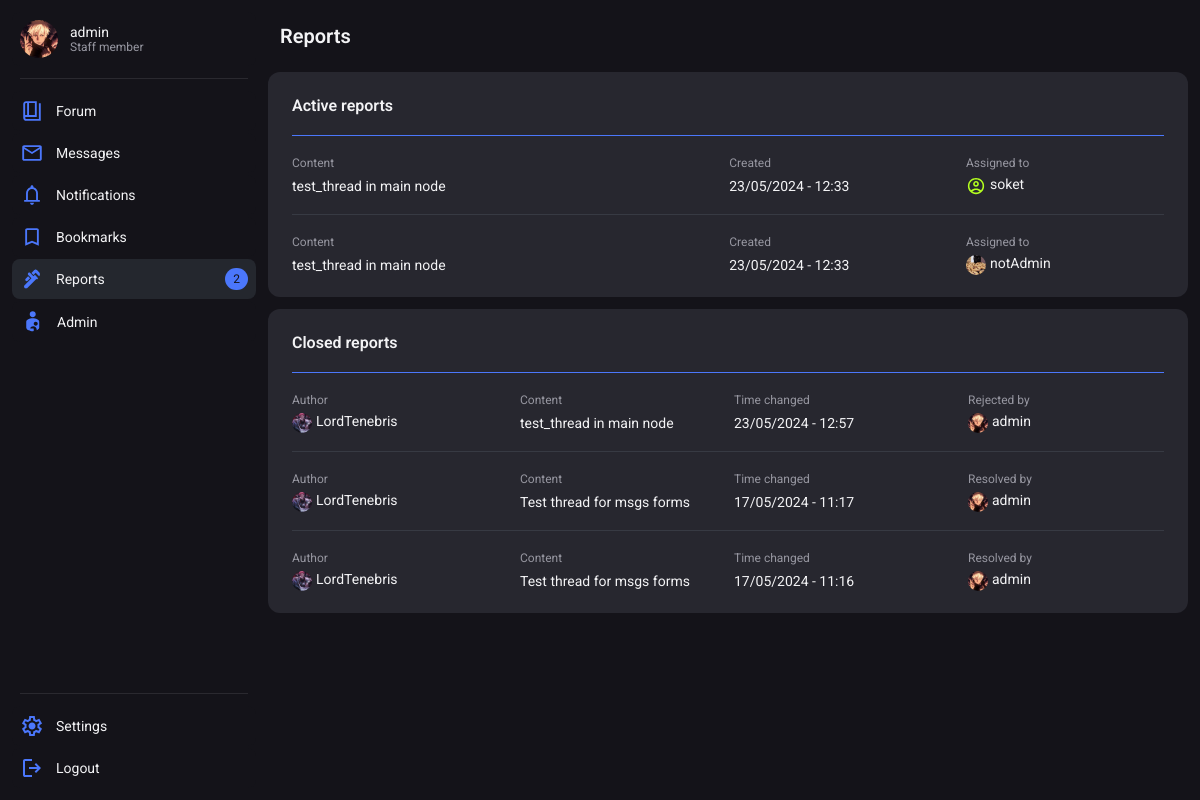
The page /moderation/ (signed in) on the database its author committed.
### users/models.py (models this page shows, shortened)
class Profile(models.Model):
    user = models.OneToOneField(User, on_delete=models.CASCADE)
    title = models.CharField(max_length=100, null=True, blank=True, default="Member")
    info = models.CharField(max_length=200, null=True, blank=True)
    profile_picture = models.CharField(max_length=225, null=True, blank=True, default="default.svg")
    warnings = models.SmallIntegerField(default=0)
    active_notifications = models.IntegerField(default=0)
    is_banned = models.BooleanField(default=False)
    banned_by = models.ForeignKey(User, related_name='banned_by', null=True, blank=True, on_delete=models.SET_NULL)
    ban_reason = models.TextField(null=True, blank=True)
    ban_time = models.DateTimeField(null=True, blank=True)

### moderation/models.py (models this page shows, shortened)
class Report(models.Model):
    content = models.ForeignKey(Message, on_delete=models.SET_NULL, null=True, blank=True)
    user = models.ForeignKey(User, on_delete=models.SET_NULL, null=True, blank=True)
    reason = models.TextField()
    is_closed = models.BooleanField(default=False)
    is_resolved = models.BooleanField(default=False)
    is_rejected = models.BooleanField(default=False)
    assigned_to = models.ForeignKey(User, related_name="assigned_to", on_delete=models.SET_NULL, null=True, blank=True, default=None)
    closed_by = models.ForeignKey(User, related_name="closed_by", on_delete=models.SET_NULL, null=True, blank=True, default=None)
    is_notified = models.BooleanField(default=False)
    notification = models.CharField(max_length=250, blank=True, null=True)
    time_changed = models.DateTimeField(null=True, blank=True)
    time_created = models.DateTimeField(default=datetime.now())

### forum/models.py (models this page shows, shortened)
class Message(models.Model):
    thread = models.ForeignKey(Thread, on_delete=models.CASCADE)
    user = models.ForeignKey(User, on_delete=models.CASCADE)
    message = models.TextField()
    is_start = models.BooleanField(default=False)
    upvotes = models.PositiveIntegerField(null=True, blank=True, default=0)
    downvotes = models.PositiveIntegerField(null=True, blank=True, default=0)
    is_solution = models.BooleanField(default=False)
    is_visible = models.BooleanField(default=True)
    deleted_by = models.ForeignKey(User, on_delete=models.SET_NULL, blank=True, null=True, related_name="deleted_by")
    invis_reason = models.TextField(blank=True, null=True)
    time_created = models.DateTimeField(default=datetime.now())
    time_changed = models.DateTimeField(null=True, blank=True)
    changer = models.ForeignKey(User, on_delete=models.SET_NULL, null=True, blank=True, related_name="changer")

class Thread(models.Model):
    user = models.ForeignKey(User, on_delete=models.SET_NULL, null=True)
    title = models.CharField(max_length=225)
    slug = models.SlugField(max_length=225, blank=True, null=True)
    node = models.ForeignKey(Node, on_delete=models.CASCADE)
    is_closed = models.BooleanField(default=False)
    is_visible = models.BooleanField(default=True)
    is_pinned = models.BooleanField(default=False)
    msg_amount = models.IntegerField(blank=True, null=True, default=1)
    invis_reason = models.TextField(blank=True, null=True)
    deleted_by = models.ForeignKey(User, on_delete=models.SET_NULL, null=True, blank=True, related_name="thread_deleted_by")
    time_created = models.DateTimeField(default=datetime.now())
    time_changed = models.DateTimeField(null=True, blank=True)

### moderation/views.py (the view)
# urls.py: path('', moderation_main, name="moderation_main"),
@permission_required('moderation.view_report', raise_exception=False)
def moderation_main(request):
    try:
        active_reports = Report.objects.filter(is_closed=False).order_by('-id')
    except:
        active_reports = False
    try:
        closed_reports = Report.objects.filter(is_closed=True).order_by('-time_changed')
    except:
        closed_reports = False
    context = {
        "active_reports":active_reports,
        "closed_reports":closed_reports
    }
    return render(request, 'moderation_main.html', context)

### moderation/templates/moderation_main.html (shortened to what this page needs)
{% extends 'base.html' %}
{% block style %}
    {% load static %}
    <link rel="stylesheet" href="{% static 'forum.css' %}">
    <link rel="stylesheet" href="{% static 'moderation.css' %}">
{% endblock %}
{% block header %}
    <header class="wrapper">
        <h2 class="title">Reports</h2>
    </header>
{% endblock %}
{% block content %}
    <div class="container" style="gap: 12px;">
        {% if active_reports %}
            <div class="container card">
                <div class="wapper cardHeader">
                    <p class="cardTitle">Active reports</p>
                </div>
                {% for report in active_reports %}
                    <div class="cardLine"></div>
                    <div class="wrapper cardSectionMultiple">
                        <a class="wrapper cardSectionItem" href="{% url 'report_details' report.id %}">
                            <div class="container cardSectionInnerItem">
                                <p class="meta">Content</p>
                                <p class="text">{{ report.content.thread.title }}</p>
                            </div>
                            <div class="container cardSectionInnerItem">
                                <p class="meta">Created</p>
                                <p class="text">{{ report.time_created|date:"d/m/Y - H:i" }}</p>
                            </div>
                        </a>
                        {% if report.assigned_to %}
                            <a class="container cardSectionAutherItem" href="{% url 'profile_view' report.assigned_to.id %}">
                                <p class="meta">Assigned to</p>
                                <div class="wrapper themeCardProfileCon">
                                    <img class="themeCardSectionProfilePicture" src="{{ media_url }}{{ report.assigned_to.profile.profile_picture }}" alt="">
                                    {% if perms.users.view_profile and report.assigned_to.profile.is_banned %}
                                        <p class="text"><del>{{ report.assigned_to.username }}</del></p>
                                    {% else %}
                                        <p class="text">{{ report.assigned_to.username }}</p>
                                    {% endif %}
                                </div>
                            </a>
                        {% endif %}
                    </div>
                {% endfor %}
            </div>
        {% else %}
            <div class="banner">
                <h2 class="title">No active reports</h2>
                <p class="text">There are no active reports requiring your attention</p>
            </div>
        {% endif %}
        {% if closed_reports %}
            <div class="container card">
                <div class="wapper cardHeader">
                    <p class="cardTitle">Closed reports</p>
                </div>
                {% for report in closed_reports %}
                    <div class="cardLine"></div>
                    <div class="wrapper cardSectionSquad">
                        <a class="container cardSectionAutherItem" href="{% url 'profile_view' report.content.user.id %}">
                            <p class="meta">Author</p>
                            <div class="wrapper themeCardProfileCon">
                                <img class="themeCardSectionProfilePicture" src="{{ media_url }}{{ report.content.user.profile.profile_picture }}" alt="">
                                <p class="text">
                                    {% if report.content.user.profile.id_banned and perms.users.view_profile %}
                                        <del>{{ report.content.user.username }}</del>
                                    {% else %}
                                        {{ report.content.user.username }}
                                    {% endif %}
                                </p>
                            </div>
                        </a>
                        <a class="wrapper cardSectionSquadItem" href="{% url 'report_details' report.id %}">
                            <div class="container cardSectionInnerItem">
                                <p class="meta">Content</p>
                                <p class="text">
                                    {{ report.content.thread.title }}
                                </p>
                            </div>
                            <div class="container cardSectionInnerItem">
                                <p class="meta">Time changed</p>
                                <p class="text">{{ report.time_changed|date:"d/m/Y - H:i" }}</p>
                            </div>
                        </a>
                        <a class="container cardSectionAutherItem" href="{% url 'profile_view' report.closed_by.id %}">
                            {% if report.is_resolved %}
                                <p class="meta">Resolved by</p>
                            {% else %}
                                <p class="meta">Rejected by</p>
                            {% endif %}
                            <div class="wrapper themeCardProfileCon">
                                <img class="themeCardSectionProfilePicture" src="{{ media_url }}{{ report.closed_by.profile.profile_picture }}" alt="">
                                <p class="text">{{ report.closed_by }}</p>
                            </div>
                        </a>
                    </div>
                {% endfor %}
            </div>
        {% endif %}
    </div>
{% endblock %}

### base/templates/base.html (shortened to what this page needs)
<!DOCTYPE html>
<html lang="en">
<head>
    {% load static %}
    <link rel="stylesheet" href="{% static 'themes/theme_' %}{{request.user.preference.color_theme}}.css">
    <link rel="stylesheet" href="{% static 'style.css' %}">
    {% block style %}{% endblock %}
</head>
<body>
    <nav>
        {% if request.user.is_authenticated %}
            <div class="container navBtnContainer" id="navConProfile">
                <a class="wrapper navBtn" href="{% url 'profile_view' request.user.id %}">
                    {%  if avatar_path %}
                        <img class="navBtnAvatar" src="{{ avatar_path }}" alt="">
                    {% else %}
                        <img src="{% static 'assets/missing_avatar.svg' %}" alt="">
                    {% endif %}
                    <div class="container">
                        <span class="text">{{ request.user.username }}</span>
                        <span class="meta">{{request.user.profile.title}}</span>
                    </div>
                </a>
            </div>
            <div class="navLine"></div>
            <div class="container navBtnContainer" id="navConMain">
                <a class="wrapper navBtn {% if current_tab == 'forum' %}focus{% endif %}" href="{% url 'forum_main' %}">
                    <span class="text">Forum</span>
                </a>
                <a class="wrapper navBtn space {% if current_tab == 'message' %}focus{% endif %}" href="{% url 'messages_main' %}">
                    <div class="wrapper navBtnMainContainer">
                        <span class="text">Messages</span>
                    </div>
                </a>
                <a class="wrapper navBtn space {% if current_tab == 'notifications' %}focus{% endif %}" href="{% url 'notifications' %}">
                    <div class="wrapper navBtnMainContainer">
                        <span class="text">Notifications</span>
                    </div>
                </a>
                <a class="wrapper navBtn {% if current_tab == 'bookmarks' %}focus{% endif %}" href="{% url 'bookmarks_main' %}">
                    <span class="text">Bookmarks</span>
                </a>
                {% if perms.moderation.view_reports %}
                <a class="wrapper navBtn space {% if current_tab == 'moderation' %}focus{% endif %}" href="{% url 'moderation_main' %}">
                    <div class="wrapper navBtnMainContainer">
                        <span class="text">Reports</span>
                    </div>
                    {% if reports_amount > 0 %}
                        {% if assigned_reports > 0 %}
                            <p class="navNotificationBadge">{{assigned_reports}}/{{reports_amount}}</p>
                        {% else %}
                            <p class="navNotificationBadge">{{reports_amount}}</p>
                        {% endif %}
                    {% endif %}
                </a>
                {% endif %}
                {% if request.user.is_staff %}
                <a class="wrapper navBtn" href="{% url 'admin:index' %}">
                    <span class="text">Admin</span>
                </a>
                {% endif %}
            </div>
            <div class="navLine"></div>
            <div class="container navBtnContainer" id="navConOptions">
                <a class="wrapper navBtn" href="{% url 'profile_edit' request.user.id %}">
                    <span class="text">Settings</span>
                </a>
                <a class="wrapper navBtn" href="{% url 'logout_user' %}">
                    <span class="text">Logout</span>
                </a>
            </div>
        {% endif %}
    </nav>
    <div class="main">
        {% block header %}{% endblock %}
        {% block content %}{% endblock %}
    </div>
</body>
</html>

### rows shown on the page
Report: content.thread "test_thread in main node", time_created "23/05/2024 - 12:33", assigned_to.profile.profile_picture (placeholder picture), assigned_to.username "soket"
Report: content.thread "test_thread in main node", time_created "23/05/2024 - 12:33", assigned_to.profile.profile_picture (picture), assigned_to.username "notAdmin"
Report: content.user.profile.profile_picture (picture), content.user.username "LordTenebris", content.thread "test_thread in main node", time_changed "23/05/2024 - 12:57", is_resolved "Rejected by", closed_by.profile.profile_picture (picture), closed_by "admin"
Report: content.user.profile.profile_picture (picture), content.user.username "LordTenebris", content.thread "Test thread for msgs forms", time_changed "17/05/2024 - 11:17", is_resolved "Resolved by", closed_by.profile.profile_picture (picture), closed_by "admin"
Report: content.user.profile.profile_picture (picture), content.user.username "LordTenebris", content.thread "Test thread for msgs forms", time_changed "17/05/2024 - 11:16", is_resolved "Resolved by", closed_by.profile.profile_picture (picture), closed_by "admin"

### other values the page prints
{{ request.user.username }} "admin"
{{ request.user.profile.title }} "Staff member"
{{ reports_amount }} "2"
